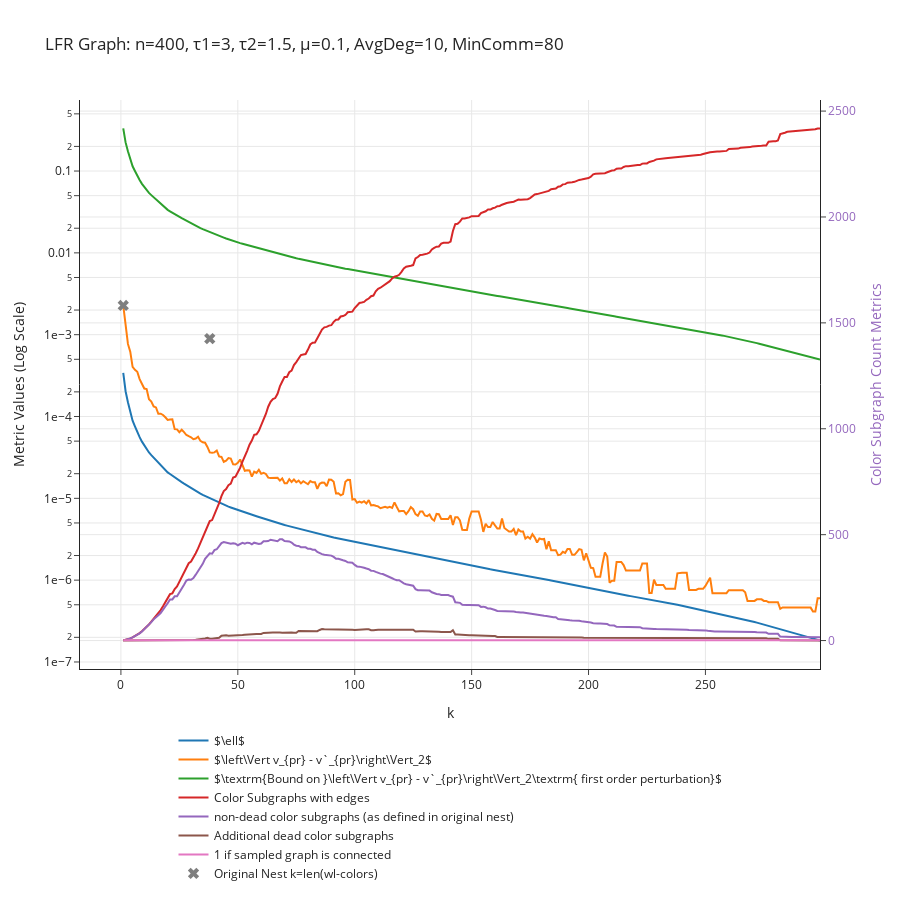

Notebook code for this chart:
### Markdown cell above
# LFR graphs exponential degree sequence

### Code cell
# Get a Graph
n = 400
tau1 = 3
tau2 = 1.5
mu = 0.1
G = nx.LFR_benchmark_graph(
    n, tau1, tau2, mu, average_degree=10, min_community=80, seed=10
)
G.remove_edges_from(nx.selfloop_edges(G))

data_dict = get_convergence_data_of_nest(G, min_cluster_size = 1, max_k=300)
plot_convergence_data(data_dict, f"LFR Graph: n={n}, τ1={tau1}, τ2={tau2}, μ={mu}, AvgDeg=10, MinComm=80")

### Figure 1 — Plotly figure (JSON) as saved in the notebook; plotly's stock layout.template omitted (floating-point values rounded to 4 significant figures; data arrays with more than 128 entries replaced by an {"elided": "..."} marker saying what was removed)
{"data": [{"mode": "lines", "name": "$\\ell$", "type": "scatter", "x": {"elided": "299 int values"}, "y": {"elided": "299 float values"}}, {"mode": "lines", "name": "$\\left\\Vert v_{pr} - v`_{pr}\\right\\Vert_2$", "type": "scatter", "x": {"elided": "299 int values"}, "y": {"elided": "299 float values"}}, {"mode": "lines", "name": "$\\textrm{Bound on }\\left\\Vert v_{pr} - v`_{pr}\\right\\Vert_2\\textrm{ first order perturbation}$", "type": "scatter", "x": {"elided": "299 int values"}, "y": {"elided": "299 float values"}}, {"mode": "lines", "name": "Color Subgraphs with edges", "type": "scatter", "x": {"elided": "299 int values"}, "y": {"elided": "299 int values"}, "yaxis": "y2"}, {"mode": "lines", "name": "non-dead color subgraphs (as defined in original nest)", "type": "scatter", "x": {"elided": "299 int values"}, "y": {"elided": "299 int values"}, "yaxis": "y2"}, {"mode": "lines", "name": "Additional dead color subgraphs", "type": "scatter", "x": {"elided": "299 int values"}, "y": {"elided": "299 int values"}, "yaxis": "y2"}, {"mode": "lines", "name": "1 if sampled graph is connected", "type": "scatter", "x": {"elided": "299 int values"}, "y": {"elided": "299 int values"}, "yaxis": "y2"}, {"marker": {"size": 10, "symbol": "x"}, "mode": "markers", "name": "Original Nest k=len(wl-colors)", "type": "scatter", "x": [1, 38], "y": [0.002276, 0.0008936]}], "layout": {"height": 900, "hovermode": "closest", "legend": {"orientation": "h", "x": 0.5, "xanchor": "center", "y": -0.1, "yanchor": "top"}, "title": {"text": "LFR Graph: n=400, τ1=3, τ2=1.5, μ=0.1, AvgDeg=10, MinComm=80"}, "xaxis": {"title": {"text": "k"}}, "yaxis": {"exponentformat": "e", "title": {"text": "Metric Values (Log Scale)"}, "type": "log"}, "yaxis2": {"overlaying": "y", "side": "right", "tickfont": {"color": "rgba(148, 103, 189, 1)"}, "title": {"font": {"color": "rgba(148, 103, 189, 1)"}, "text": "Color Subgraph Count Metrics"}, "type": "linear"}}}
